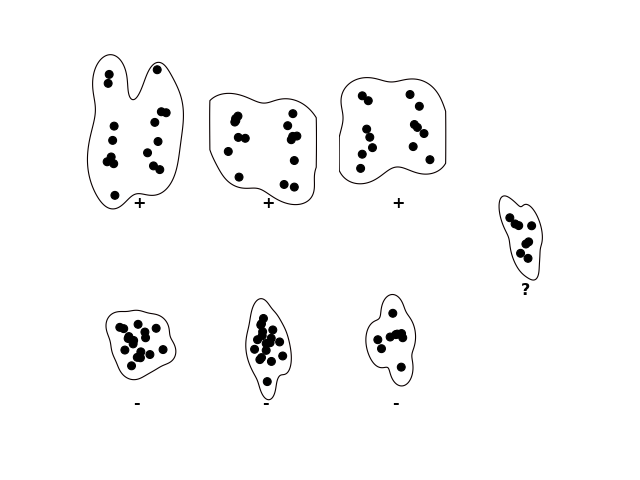

This chart was generated by the following Python code:
import numpy as np
import matplotlib as mpl
import matplotlib.pyplot as plt

# generate data
np.random.seed(2)
n = 3

mvn = np.random.multivariate_normal
def nudge(k):
    nudge = np.zeros((k, 2))
    nudge[:k//2, 0] = -.5
    nudge[k//2:, 0] = .5
    return nudge
plus = [mvn([0, 0], [[.1**2,0],[0,.35**2]], size=k) + nudge(k)
        for k in np.random.randint(8, 20, size=n)]
minus = [mvn([0, 0], [[.2**2,0],[0,.2**2]], size=k)
        for k in np.random.randint(8, 20, size=n)]
test_pt = mvn([0, 0], [[.2**2,0],[0,.2**2]], size=np.random.randint(5, 15))


# plot
from scipy.stats import gaussian_kde

left = -1.1
right = 1.1
top = 1.3
bot = -1.3
grid = np.mgrid[left:right:.01, bot:top+.01:.01]

def plot(X, ax):
    v = gaussian_kde(X.T, .6).evaluate(grid.reshape(2, -1)).reshape(grid.shape[1:])
    v[0, :] = v[-1, :] = v[:, 0] = v[:, -1] = 0
    ax.contour(grid[0], grid[1], v, [.12], cmap='hot')
    ax.scatter(*X.T, s=50, color='k')
    ax.axis('off')
    ax.set_xlim(left, right)
    ax.set_ylim(bot, top)

plt.figure()
shape = (4, n + 1)
for i, X in enumerate(plus):
    ax = plt.subplot2grid(shape, (0, i), rowspan=2)
    # plt.subplot(2, n, i)
    plot(X, ax)
    plt.annotate('+', (.5, .13), xycoords='axes fraction',
                 fontsize='large', fontweight='extra bold')

for i, X in enumerate(minus):
    ax = plt.subplot2grid(shape, (2, i), rowspan=2)
    # plt.subplot(2, n, n + i)
    plot(X, ax)
    plt.annotate('-', (.5, .13), xycoords='axes fraction',
                 fontsize='large', fontweight='extra bold')

ax = plt.subplot2grid(shape, (1, n), rowspan=2)
plot(test_pt, ax)
plt.annotate('?', (.5, .2), xycoords='axes fraction',
             fontsize='large', fontweight='extra bold')


# for later
bags = plus + minus + [test_pt]
labels = np.r_[np.ones(n, dtype=bool), np.zeros(n, dtype=bool), False]

from skl_groups.features import Features
feats = Features(bags, labels=labels)
